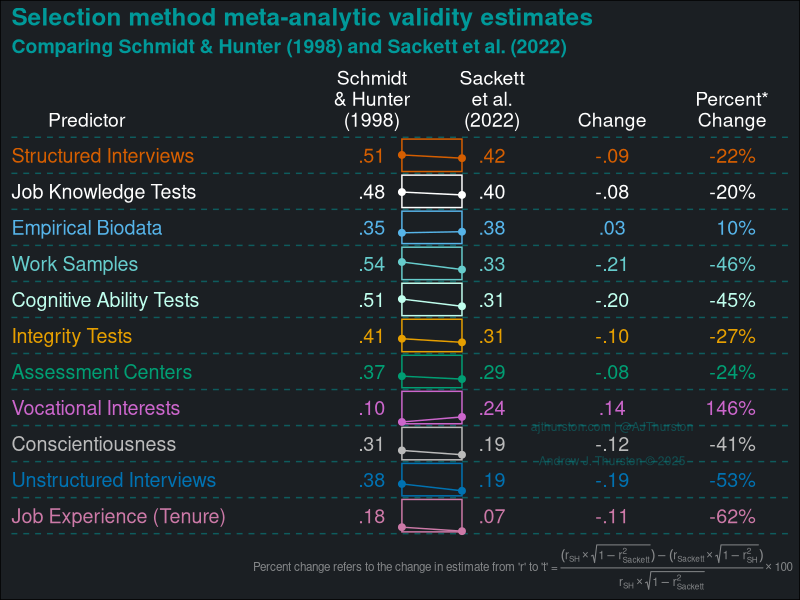
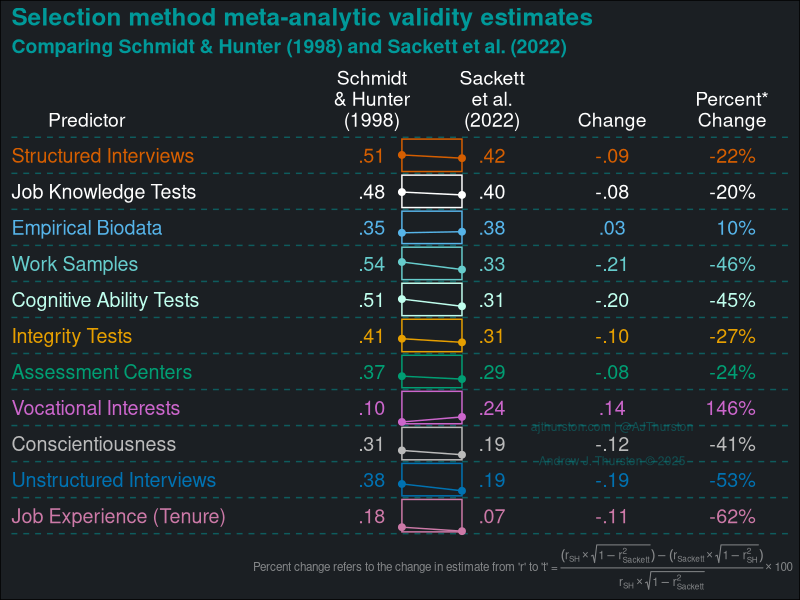

These charts were generated, in order, by the following R code:
## ---- chunk 1
library(ggplot2)
library(scales)

s2022 <- read.csv("data/sackett2022.csv", header = TRUE)

trimmy <- function(x, accuracy = 2) {
  ncode <- paste0("%.", accuracy, "f")
  sub("^(-?)0.", "\\1.", sprintf(ncode, x))
}

okabe_ito <- c(
  "Structured Interviews" = "#D55E00",
  "Job Knowledge Tests" = "#FFFFFF",
  "Empirical Biodata" = "#56B4E9",
  "Work Samples" = "#66CCCC",
  "Integrity Tests" = "#E69F00",
  "Cognitive Ability Tests" = "#C0FFEE",
  "Assessment Centers" = "#009E73",
  "Vocational Interests" = "#CC66CC",
  "Conscientiousness" = "#BBBBBB",
  "Unstructured Interviews" = "#0072B2",
  "Job Experience (Tenure)" = "#CC79A7"
)

ggplot(s2022, aes(x = x_predictor, y = y + .5, color = predictor)) +
  geom_hline(yintercept = 1:12, color = "#0099997F", linetype = "dashed") +
  geom_text(aes(label = predictor), hjust = 0, size = 5) +
  geom_text(aes(x = x_lab_sh1998, label = trimmy(sh1998)), size = 5) +
  geom_text(aes(x = x_lab_sea2022, label = trimmy(sea2022)), size = 5) +
  geom_text(aes(x = x_change, label = trimmy(change)), size = 5) +
  geom_text(aes(x = x_percent, label = percent), hjust = 1, nudge_x = .2, size = 5) +
  geom_segment(aes(x = x_sh1998, xend = x_sea2022, y = y_sh1998, yend = y_sea2022)) +
  geom_point(aes(x = x_sh1998, y = y_sh1998), size = 2) +
  geom_point(aes(x = x_sea2022, y = y_sea2022), size = 2) +
  geom_rect(aes(xmin = 4.25, xmax = 4.75, ymin = y + .05, ymax = y + .95), fill = NA) +
  annotate("text", label = "ajthurston.com | @AJThurston\n\nAndrew J. Thurston © 2025", x = 6, y = 3.5, color = "#00999966", size = 3) +
  scale_color_manual(values = okabe_ito) +
  scale_x_continuous(
    limits = c(1, 7.5),
    breaks = c(1:7.5),
    expand = c(0, 0, 0, 0),
    labels = c(
      "",
      "Predictor                  ",
      "",
      "Schmidt\n& Hunter\n(1998)",
      "Sackett\net al.\n(2022)",
      "Change",
      "Percent*\nChange"
    ),
    position = "top"
  ) +
  scale_y_continuous(
    limits = c(1, 12),
    breaks = c(1:12),
    expand = c(0, .1, 0, .1)
  ) +
  labs(
    title = "Selection method meta-analytic validity estimates",
    subtitle = "Comparing Schmidt & Hunter (1998) and Sackett et al. (2022)",
    x = NULL,
    y = NULL,
    caption = expression(
  "Percent change refers to the change in estimate from 'r' to 't' = " *
  frac((r[SH] %*% sqrt(1 - r[Sackett]^2)) - (r[Sackett] %*% sqrt(1 - r[SH]^2)),
       r[SH] %*% sqrt(1 - r[Sackett]^2)) %*% 100
)
  ) +
  theme_minimal() +
  theme(
    plot.background = element_rect(fill = "#1B1F23"),
    plot.title = element_text(color = "#009999", face = "bold", size = 6.25 * 14 / 5),
    plot.subtitle = element_text(color = "#009999", face = "bold", size = 5 * 14 / 5),
    plot.caption = element_text(color = "#EFEFEF7F", size = 3 * 14 / 5),
    axis.text.y = element_blank(),
    axis.ticks.y = element_blank(),
    axis.text.x = element_text(color = "#FFFFFF", size = 5 * 14 / 5),
    panel.grid = element_blank(),
    legend.position = "none",
    panel.border = element_rect(color = "black", fill = NA, linewidth = 0)#,
    #panel.margin = unit(c(5, 0, 5, 0), units  = "mm")
    )

ggsave(
  filename = "images/slope_table.png",
  plot = last_plot(),
  width = 6,
  height = 7.5,
  dpi = 300
)
